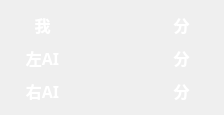
<?xml version="1.0" encoding="UTF-8"?>
<ui version="4.0">
 <class>ScorePanel</class>
 <widget class="QWidget" name="ScorePanel">
  <property name="geometry">
   <rect>
    <x>0</x>
    <y>0</y>
    <width>224</width>
    <height>115</height>
   </rect>
  </property>
  <property name="windowTitle">
   <string>Form</string>
  </property>
  <layout class="QGridLayout" name="gridLayout">
   <item row="0" column="0">
    <widget class="QLabel" name="meTitle">
     <property name="font">
      <font>
       <family>微软雅黑</family>
       <pointsize>12</pointsize>
       <bold>true</bold>
      </font>
     </property>
     <property name="styleSheet">
      <string notr="true">color: rgb(255, 255, 255);</string>
     </property>
     <property name="text">
      <string>我</string>
     </property>
     <property name="alignment">
      <set>Qt::AlignCenter</set>
     </property>
    </widget>
   </item>
   <item row="0" column="1">
    <widget class="QLabel" name="meScore">
     <property name="font">
      <font>
       <family>微软雅黑</family>
       <pointsize>12</pointsize>
       <bold>true</bold>
      </font>
     </property>
     <property name="styleSheet">
      <string notr="true">color: rgb(255, 255, 255);</string>
     </property>
     <property name="text">
      <string/>
     </property>
     <property name="alignment">
      <set>Qt::AlignCenter</set>
     </property>
    </widget>
   </item>
   <item row="0" column="2">
    <widget class="QLabel" name="score1">
     <property name="font">
      <font>
       <family>微软雅黑</family>
       <pointsize>12</pointsize>
       <bold>true</bold>
      </font>
     </property>
     <property name="styleSheet">
      <string notr="true">color: rgb(255, 255, 255);</string>
     </property>
     <property name="text">
      <string>分</string>
     </property>
     <property name="alignment">
      <set>Qt::AlignCenter</set>
     </property>
    </widget>
   </item>
   <item row="1" column="0">
    <widget class="QLabel" name="leftTitle">
     <property name="font">
      <font>
       <family>微软雅黑</family>
       <pointsize>12</pointsize>
       <bold>true</bold>
      </font>
     </property>
     <property name="styleSheet">
      <string notr="true">color: rgb(255, 255, 255);</string>
     </property>
     <property name="text">
      <string>左AI</string>
     </property>
     <property name="alignment">
      <set>Qt::AlignCenter</set>
     </property>
    </widget>
   </item>
   <item row="1" column="1">
    <widget class="QLabel" name="leftScore">
     <property name="font">
      <font>
       <family>微软雅黑</family>
       <pointsize>12</pointsize>
       <bold>true</bold>
      </font>
     </property>
     <property name="styleSheet">
      <string notr="true">color: rgb(255, 255, 255);</string>
     </property>
     <property name="text">
      <string/>
     </property>
     <property name="alignment">
      <set>Qt::AlignCenter</set>
     </property>
    </widget>
   </item>
   <item row="1" column="2">
    <widget class="QLabel" name="score2">
     <property name="font">
      <font>
       <family>微软雅黑</family>
       <pointsize>12</pointsize>
       <bold>true</bold>
      </font>
     </property>
     <property name="styleSheet">
      <string notr="true">color: rgb(255, 255, 255);</string>
     </property>
     <property name="text">
      <string>分</string>
     </property>
     <property name="alignment">
      <set>Qt::AlignCenter</set>
     </property>
    </widget>
   </item>
   <item row="2" column="0">
    <widget class="QLabel" name="rightTitle">
     <property name="font">
      <font>
       <family>微软雅黑</family>
       <pointsize>12</pointsize>
       <bold>true</bold>
      </font>
     </property>
     <property name="styleSheet">
      <string notr="true">color: rgb(255, 255, 255);</string>
     </property>
     <property name="text">
      <string>右AI</string>
     </property>
     <property name="alignment">
      <set>Qt::AlignCenter</set>
     </property>
    </widget>
   </item>
   <item row="2" column="1">
    <widget class="QLabel" name="rightScore">
     <property name="font">
      <font>
       <family>微软雅黑</family>
       <pointsize>12</pointsize>
       <bold>true</bold>
      </font>
     </property>
     <property name="styleSheet">
      <string notr="true">color: rgb(255, 255, 255);</string>
     </property>
     <property name="text">
      <string/>
     </property>
     <property name="alignment">
      <set>Qt::AlignCenter</set>
     </property>
    </widget>
   </item>
   <item row="2" column="2">
    <widget class="QLabel" name="score3">
     <property name="font">
      <font>
       <family>微软雅黑</family>
       <pointsize>12</pointsize>
       <bold>true</bold>
      </font>
     </property>
     <property name="styleSheet">
      <string notr="true">color: rgb(255, 255, 255);</string>
     </property>
     <property name="text">
      <string>分</string>
     </property>
     <property name="alignment">
      <set>Qt::AlignCenter</set>
     </property>
    </widget>
   </item>
  </layout>
 </widget>
 <resources/>
 <connections/>
</ui>
